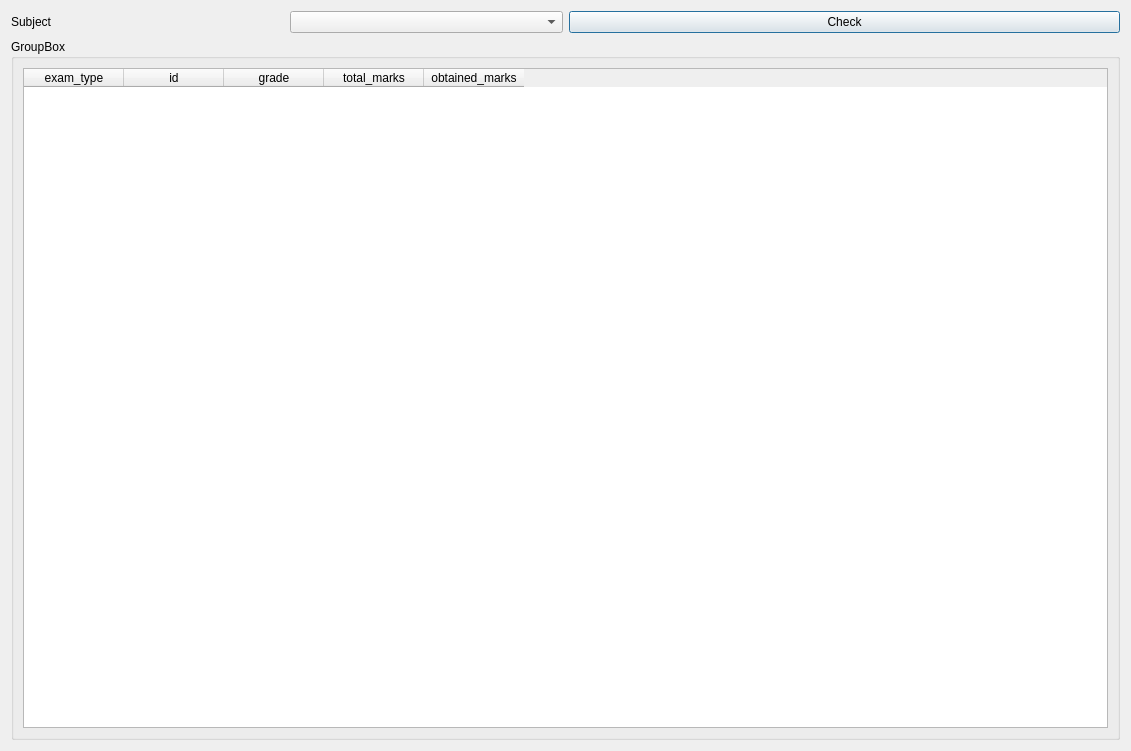
<?xml version="1.0" encoding="UTF-8"?>
<ui version="4.0">
 <class>PastResult</class>
 <widget class="QDialog" name="PastResult">
  <property name="geometry">
   <rect>
    <x>0</x>
    <y>0</y>
    <width>1131</width>
    <height>751</height>
   </rect>
  </property>
  <property name="windowTitle">
   <string>Dialog</string>
  </property>
  <layout class="QGridLayout" name="gridLayout">
   <item row="0" column="0">
    <layout class="QHBoxLayout" name="horizontalLayout_4">
     <item>
      <layout class="QVBoxLayout" name="verticalLayout">
       <item>
        <layout class="QHBoxLayout" name="horizontalLayout_2">
         <item>
          <widget class="QLabel" name="label_2">
           <property name="text">
            <string>Subject</string>
           </property>
          </widget>
         </item>
         <item>
          <widget class="QComboBox" name="subject"/>
         </item>
        </layout>
       </item>
      </layout>
     </item>
     <item>
      <widget class="QPushButton" name="checkResult">
       <property name="text">
        <string>Check</string>
       </property>
      </widget>
     </item>
    </layout>
   </item>
   <item row="1" column="0">
    <widget class="QGroupBox" name="groupBox">
     <property name="title">
      <string>GroupBox</string>
     </property>
     <layout class="QGridLayout" name="gridLayout_2">
      <item row="0" column="0">
       <widget class="QTableWidget" name="tableWidget">
        <column>
         <property name="text">
          <string>exam_type</string>
         </property>
        </column>
        <column>
         <property name="text">
          <string>id</string>
         </property>
        </column>
        <column>
         <property name="text">
          <string>grade</string>
         </property>
        </column>
        <column>
         <property name="text">
          <string>total_marks</string>
         </property>
        </column>
        <column>
         <property name="text">
          <string>obtained_marks</string>
         </property>
        </column>
       </widget>
      </item>
     </layout>
    </widget>
   </item>
  </layout>
 </widget>
 <resources/>
 <connections/>
</ui>
